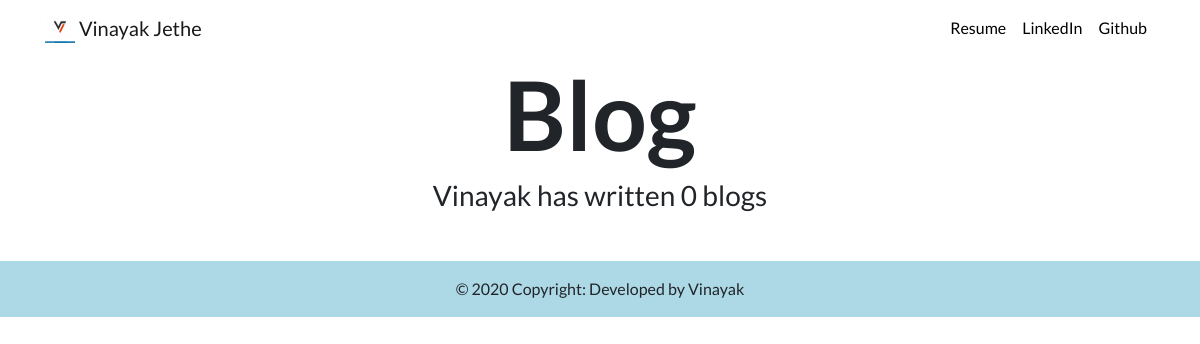
The page /blog/ on the database as committed earlier.
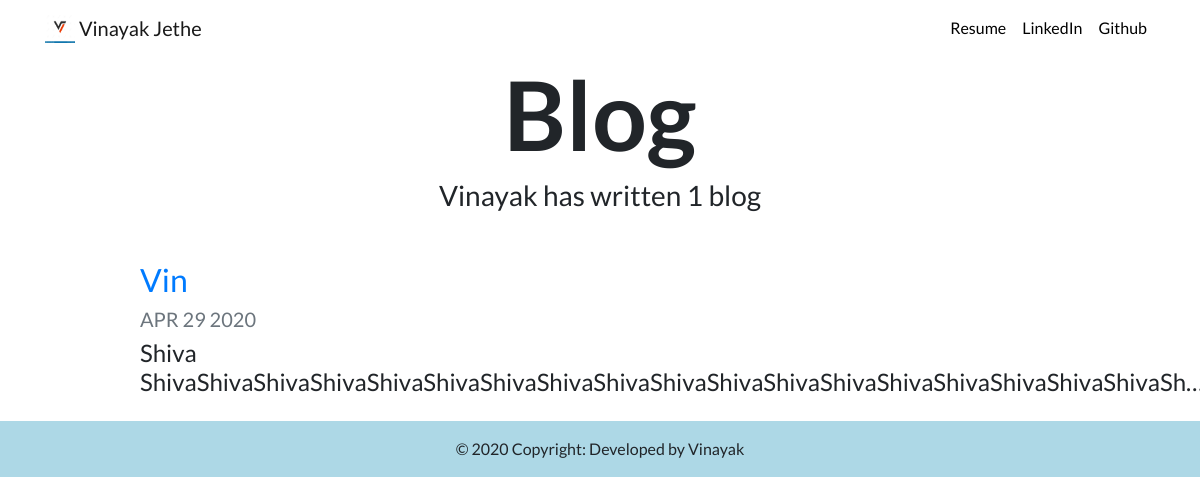
The same page on the database as committed later.
### blog/models.py (models this page shows, shortened)
class Blog(models.Model):
    title = models.CharField(max_length=200)
    date = models.DateField()
    description = models.TextField()

### blog/views.py (the view)
# urls.py: path('',views.all_blogs, name = 'all_blogs'),
def all_blogs(request):
    blogs = Blog.objects.order_by('-date') #If you want sorts the blogs as per date and returns the top 5 blogs then add  [:5] in the end
    return render(request, 'blog/all_blogs.html', {'blogs':blogs})

### blog/templates/blog/all_blogs.html
{% extends "portfolio/base.html" %}
{% load static %}
{% block content %}
<h1 id="blogtitle" class="font-weight-bold text-center">Blog</h1>
<h3 class="text-center mb-5">Vinayak has written {{ blogs.count }} blog{{ blogs.count|pluralize }}</h3>
{% for blog in blogs %}
<div class="row justify-content-center my-3">
  <div class="col-md-10">
    <a href="{% url 'blog:detail' blog.id %}">
      <h2>{{ blog.title }}</h2>
    </a>
    <h5 class="text-muted">{{ blog.date|date:'M d Y'|upper }}</h5>
    <h4>{{ blog.description|striptags|truncatechars:100 }}</h4>
  </div>
</div>
{% endfor %}
{% endblock %}

Rows that differ between the two databases and show on the page:
added Blog: title "Vin", date "APR 29 2020", description "Shiva…"
Other text that changed with them:
{{ blogs.count }}: "0" → "1"
